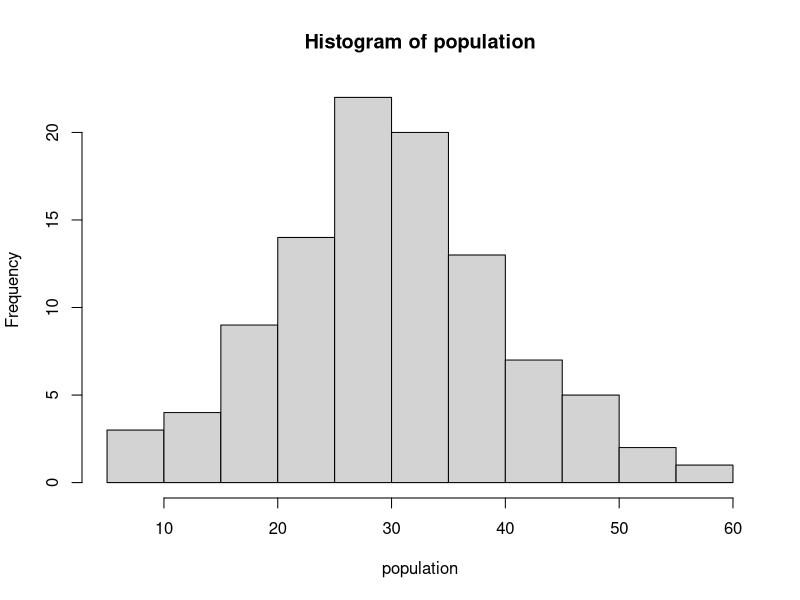

Recreate this plot in R. (Note: this script raises an error after producing the figure.)
mu =30 
sigma =10 

set.seed(100)
population <- rnorm(100,mean=mu,sd=sigma) #평균과 표준편차를 만족하는 자료 100개 
hist(population)

set.seed(100)
mean(sample(population,3, raplace=T))
sim <- rep(NA,100)
for(i in 1:100){
  sim[i] <- mean(sample(population,3,replace=T))
}

hist(sim[1:10])

#모집단의 분포가 균등분포를 따르는 경우
set.seed((100))
population <- runif(100,5,10)
hist(population)

shapiro.test(population)

